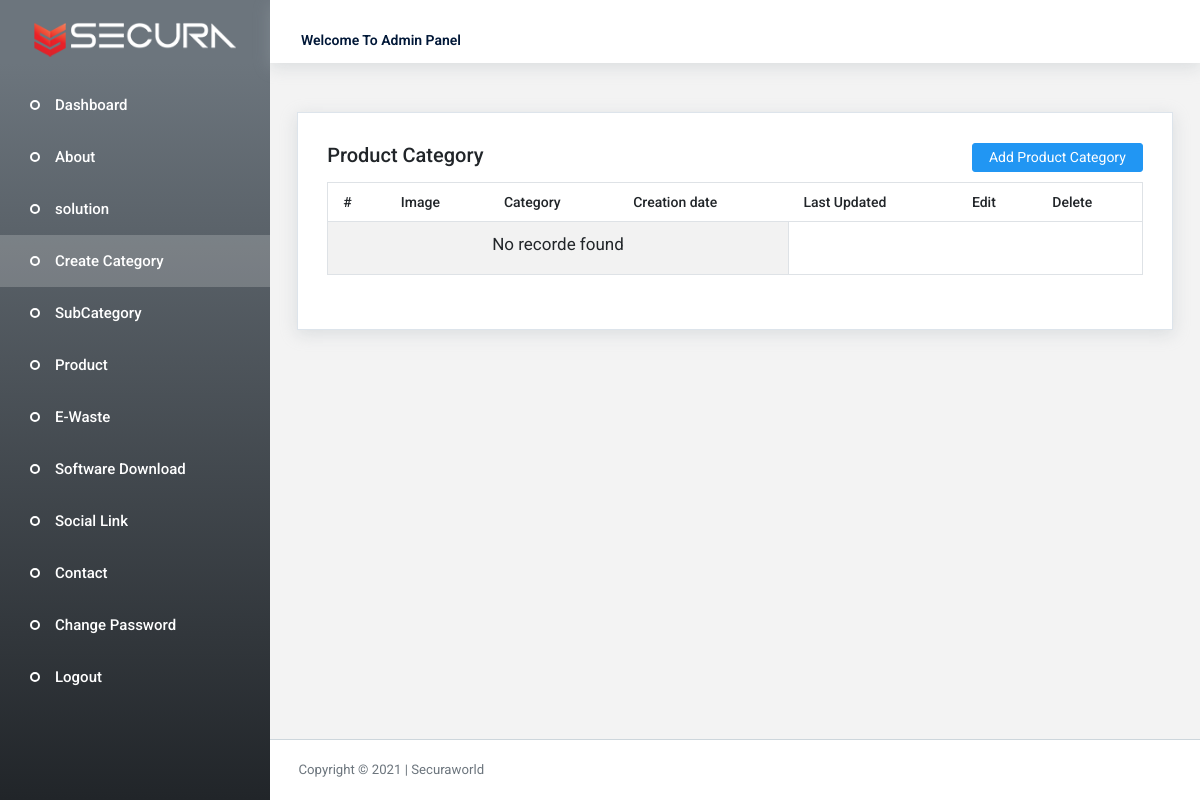
The app's page /Admin/product_cate.php (signed in), older data.
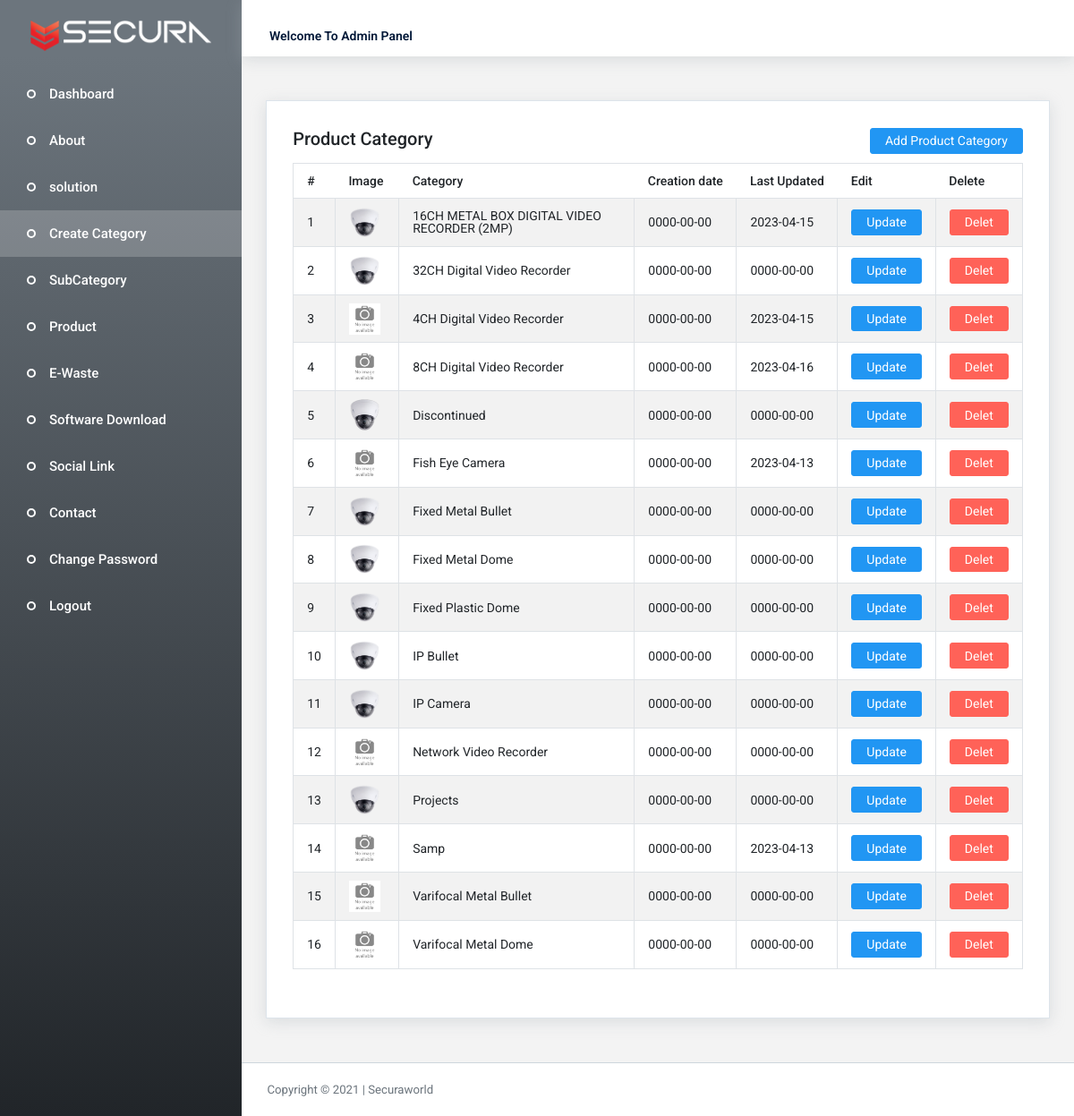
The same page, newer data.
### tables this page shows
CREATE TABLE `product_cate` (
  `id` int(11) NOT NULL,
  `categoryName` varchar(250) NOT NULL,
  `img` varchar(250) NOT NULL,
  `creationDate` date NOT NULL,
  `updationDate` date NOT NULL
);

### Admin/include/config.php (called while the page is built, shortened)
<?php
  include ("../include/masterConfig.php");
  $con = mysqli_connect($host,$username,$password,$db);
  include ("../include/class/queryMaster.php");
  $qm = new queryMaster();
?>

### include/class/queryMaster.php (called while the page is built, shortened)
<?php
	global $con;
	class queryMaster
	{
		function customQuery($query,$prntQry = "No"){
			global $con;
			return mysqli_query($con,$query);
		}
	}
?>

### Admin/product_cate.php (the view, shortened to what this page needs)
<!DOCTYPE html>
<html lang="en">
<?php @include("include/secureConfig.php");
?>
  <head>
	<?php @include("include/head.php") ?>
  </head>
  <body>
    <div class="container-scroller">
      <?php @include("include/navbar.php"); ?>
      <div class="container-fluid page-body-wrapper">
        <?php @include("include/sidebar.php"); ?>
        <div class="main-panel">
          <div class="content-wrapper">
            <div class="row">
              <div class="col-lg-12 grid-margin stretch-card">
                <div class="card">
                  <div class="card-body">
                    <h4 class="card-title">Product category<a href="product_cate_add.php" class="btn btn-primary" style="float: right;">Add Product Category</a></h4>
                    <div class="resTable">
                      <table class="datatable-1 table table-bordered table-striped	 display" width="100%">
                        <thead>
                          <tr>
                            <th>#</th>
                            <th>Image</th>
                            <th>Category</th>
                            <th>Creation date</th>
                            <th>Last Updated</th>
                            <th>Edit</th>
                            <th>Delete</th>
                          </tr>
                        </thead>
                        <tbody>
                          <?php
                            $result=$qm->customQuery("select * from product_cate order by creationDate desc");
                            if (mysqli_num_rows($result)>0) {
                              $cnt=1;
                             while ($row=mysqli_fetch_array($result)) { ?>
                              <tr>
                                <td><?php echo htmlentities($cnt);?></td>
                                <td class="py-1"> <img src="<?php echo $row["img"]=='' ? PRODUCT_URL.'noimg.png' : (file_exists(UPLOAD_PRODUCT_URL.$row["img"]) ? PRODUCT_URL.$row["img"] : PRODUCT_URL.'noimg.png'); ?>" style="width:25%;border-radius:0% !important;" alt="image"><br/></td>
                                <td class="py-1"><?php echo $row['categoryName'];?></td>
                                <td> <?php echo htmlentities($row['creationDate']);?></td>
                                <td><?php echo htmlentities($row['updationDate']);?></td>
                                <td style="width: 50px;"><a class="btn btn-primary" href="product_cate_update.php?id=<?php echo $row['id'];?>">Update</a></td>
                                <td style="width: 50px;"><a class="btn btn-danger" href="product_cate.php?id=<?php echo $row['id'];?>" onclick="return confirm('Are you sure');">Delet</a><br/></td>
                              </tr>
                            <?php   $cnt=$cnt+1;} }
                            else {?>
                              <tr>
                                <td colspan="4"> <center><h5>No recorde found</h5></center></td>
                              </tr>
                            <?php } ?>
                        </tbody>
                      </table><br>
                    </div>
                  </div>
                </div>
              </div>
            </div>
          </div>
          <?php @include("include/footer.php"); ?>
        </div>
      </div>
    </div>
  </body>
</html>

Row changes from the older to the newer data that the page shows:
added product_cate: img (picture), categoryName "16CH METAL BOX DIGITAL VIDEO RECORDER (2MP)", creationDate "0000-00-00", updationDate "2023-04-15"
added product_cate: img (picture), categoryName "32CH Digital Video Recorder", creationDate "0000-00-00", updationDate "0000-00-00"
added product_cate: categoryName "4CH Digital Video Recorder", creationDate "0000-00-00", updationDate "2023-04-15"
added product_cate: categoryName "8CH Digital Video Recorder", creationDate "0000-00-00", updationDate "2023-04-16"
added product_cate: img (picture), categoryName "Discontinued", creationDate "0000-00-00", updationDate "0000-00-00"
added product_cate: categoryName "Fish Eye Camera", creationDate "0000-00-00", updationDate "2023-04-13"
added product_cate: img (picture), categoryName "Fixed Metal Bullet", creationDate "0000-00-00", updationDate "0000-00-00"
added product_cate: img (picture), categoryName "Fixed Metal Dome", creationDate "0000-00-00", updationDate "0000-00-00"
added product_cate: img (picture), categoryName "Fixed Plastic Dome", creationDate "0000-00-00", updationDate "0000-00-00"
added product_cate: img (picture), categoryName "IP Bullet", creationDate "0000-00-00", updationDate "0000-00-00"
added product_cate: img (picture), categoryName "IP Camera", creationDate "0000-00-00", updationDate "0000-00-00"
added product_cate: categoryName "Network Video Recorder", creationDate "0000-00-00", updationDate "0000-00-00"
added product_cate: img (picture), categoryName "Projects", creationDate "0000-00-00", updationDate "0000-00-00"
added product_cate: categoryName "Samp", creationDate "0000-00-00", updationDate "2023-04-13"
added product_cate: categoryName "Varifocal Metal Bullet", creationDate "0000-00-00", updationDate "0000-00-00"
added product_cate: categoryName "Varifocal Metal Dome", creationDate "0000-00-00", updationDate "0000-00-00"
Text that changed along with them:
text no longer shown: "No recorde found"
